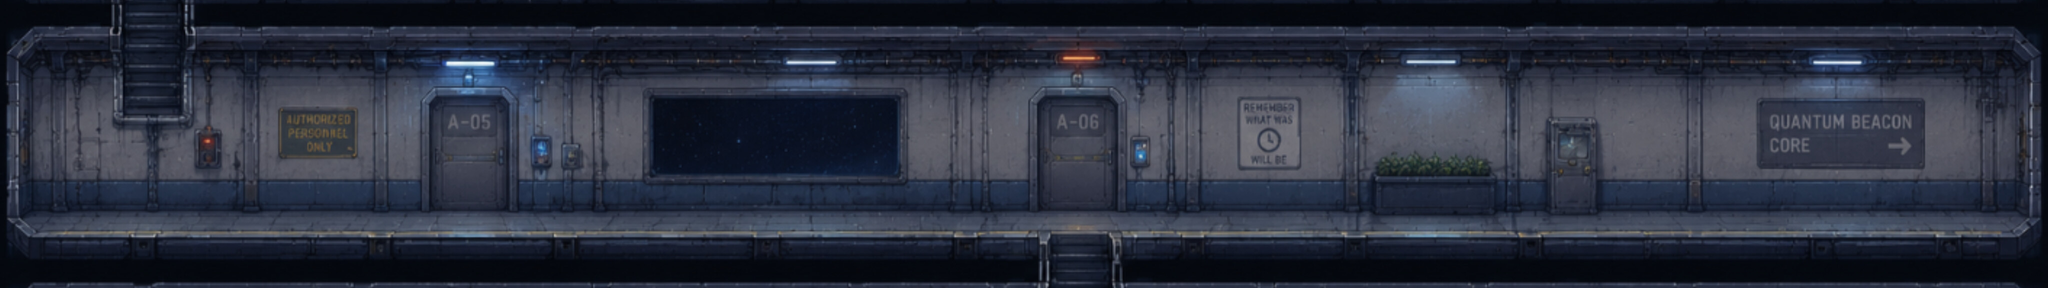

Rendered tile map (Tiled .tmx) drawn with the repository's tilesets; below, a short description and the map source with its tile grids summarised:
An orthogonal 128x18 tile map with 32x32 px tiles, 1 tile layer (Слой тайлов 1) and 5 objects (door31, door32, door33, doore2, spawn).

<map version="1.10" tiledversion="1.12.1" orientation="orthogonal" renderorder="right-down" width="128" height="18" tilewidth="32" tileheight="32" infinite="0" nextlayerid="4" nextobjectid="8">
 <tileset firstgid="1" name="kor3" tilewidth="32" tileheight="32" tilecount="2432" columns="128">
  <image source="../room/kor3.jpg" width="4096" height="618" />
 </tileset>
 <layer id="1" name="Слой тайлов 1" width="128" height="18">
  <data>[2304 cells, 2304 non-empty, 2304 distinct tile ids]</data>
 </layer>
 <objectgroup id="2" name="door">
  <object id="1" name="door31" x="864" y="208" width="148" height="316" />
  <object id="2" name="door32" x="2080" y="204" width="160" height="320" />
  <object id="4" name="door33" x="3896" y="0" width="196" height="568" />
  <object id="7" name="doore2" x="228" y="208" width="184" height="320" />
 </objectgroup>
 <objectgroup id="3" name="spawn">
  <object id="6" name="spawn" x="300" y="420">
   <point />
  </object>
 </objectgroup>
</map>
